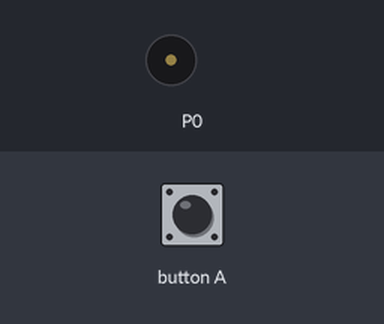
Recording of a program running on a simulated BBC micro:bit (MakeCode). Shown: buzzer (waves = sounding). Inputs (shaded band) come from the test bench.

Above: at 1.2 s.
1.3 s: button A pressed for 0.15 s
At 2.0 s:
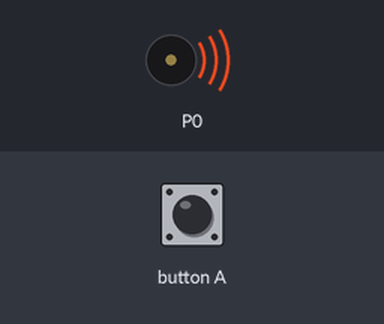
Timing chart, 0 to 4.3 s (numbered marks = the images above; inputs shaded):
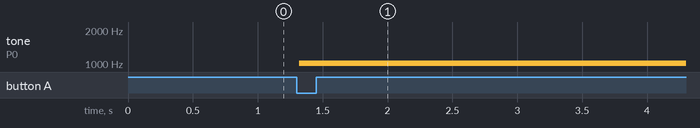

The program:

main.ts
```typescript
let časkůasdkfj = 0
let atickkkkooooooo = 1000
let výška = 1000
basic.forever(function () {
    if (input.buttonIsPressed(Button.A)) {
        music.playSoundEffect(music.createSoundEffect(
        WaveShape.Sine,
        výška,
        výška + 100,
        atickkkkooooooo,
        atickkkkooooooo + 450,
        časkůasdkfj,
        SoundExpressionEffect.None,
        InterpolationCurve.Logarithmic
        ), SoundExpressionPlayMode.UntilDone)
    }
})
basic.forever(function () {
    if (input.buttonIsPressed(Button.A)) {
        časkůasdkfj = 1000000
    } else {

    }
})
```

test.ts
```typescript
// Tady jsou testy. Při použití tohoto balíčku jako rozšíření nebude zkompilováno.
```

Measured:
- after the input at 1.3 s, tone on P0: silent → 1013 Hz at once
